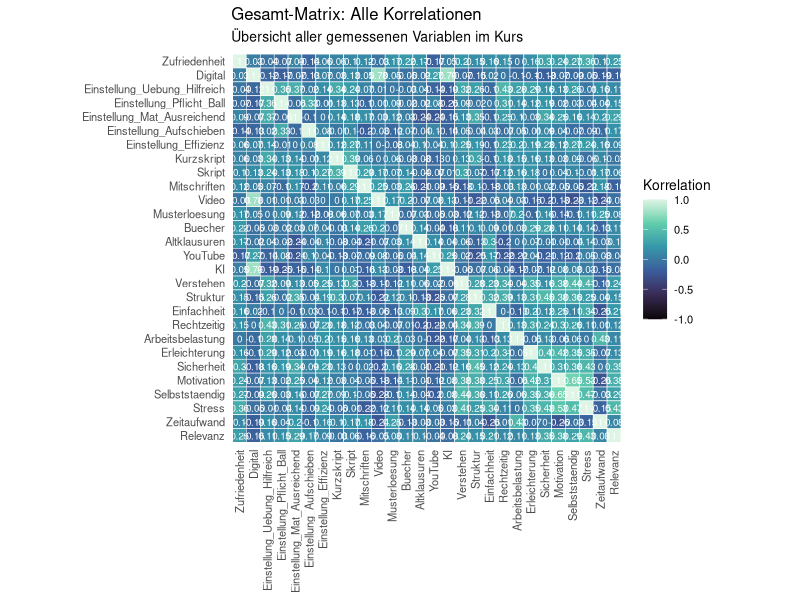
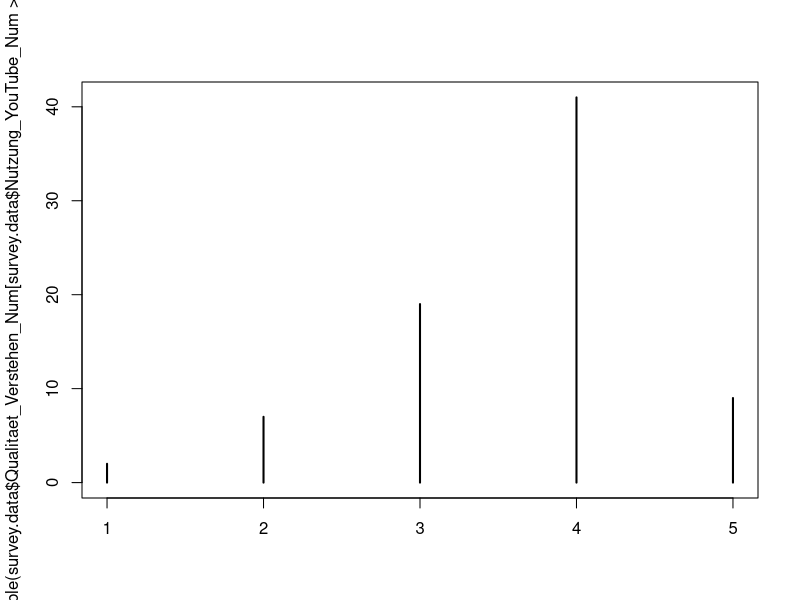

These figures' R source, in order: (Note: this script raises an error after producing the figures.)
# ==============================================================================
# Aufgabe 4: Analyse des LimeSurvey-Datensatzes
# ==============================================================================

# 1. Bibliotheken laden
library(tidyverse)

# 2. Daten einlesen
# source("funktionen.R") # Lädt automatisch auch die Helfer

survey.data <- read.csv("results-survey_cleaned.csv")



# 1. Datenvorbereitung: WIR NEHMEN ALLES
plot.6.data <- survey.data %>%
  # Wähle automatisch JEDE Spalte, die Zahlen enthält
  select(where(is.numeric)) %>%
  select(-Fachsemester) # VERÄNDERUNG
  
  # Optional: Falls du eine ID-Spalte oder einen Index ("X") hast, weg damit:
  # select(-contains("ID"), -any_of("X")) %>% 
  
  # drop_na()

# WICHTIG: Wir speichern die Original-Reihenfolge der Spalten
# (Damit R sie gleich nicht alphabetisch sortiert)
original_order <- names(plot.6.data)

# 2. Korrelation berechnen
plot.6.cor <- plot.6.data %>%
  cor(use = "pairwise.complete.obs") %>%
  as.table() %>%
  as.data.frame()

# 3. Die Reihenfolge erzwingen
# Wir sagen dem Plot: "Benutze genau die Liste 'original_order' zum Sortieren"
plot.6.cor <- plot.6.cor %>%
  mutate(
    Var1 = factor(Var1, levels = original_order),
    # Für die y-Achse drehen wir die Reihenfolge oft um (rev), 
    # damit die Diagonale wie gewohnt von links oben nach rechts unten läuft
    # oder wir lassen es gleich, je nach Geschmack. Hier: Gleich wie CSV.
    Var2 = factor(Var2, levels = rev(original_order)) 
  )

# 4. Der große Heatmap-Plot
ggplot(plot.6.cor, aes(x = Var1, y = Var2, fill = Freq)) +
  geom_tile(color = "white", lwd = 0.2) + # Feine weiße Linien
  
  # Farben: Volles Spektrum von -1 (Rot/Blau) bis +1 (Hell/Gelb)
  scale_fill_viridis_c(option = "mako", direction = 1, limits = c(-1, 1)) +
  
  # <--- HIER: Zahlen hinzufügen
  geom_text(aes(label = round(Freq, 2)), color = "white", size = 2.5) +
  
  # Achsenbeschriftung säubern (wir entfernen _Num etc. für Lesbarkeit)
  scale_x_discrete(labels = function(x) str_remove_all(x, "Nutzung_|Qualitaet_|Effekt_|_Num|_Score|_Rev")) +
  scale_y_discrete(labels = function(x) str_remove_all(x, "Nutzung_|Qualitaet_|Effekt_|_Num|_Score|_Rev")) +
  
  labs(
    title = "Gesamt-Matrix: Alle Korrelationen",
    subtitle = "Übersicht aller gemessenen Variablen im Kurs",
    x = NULL,
    y = NULL,
    fill = "Korrelation"
  ) +
  theme_minimal(base_size = 10) +
  theme(
    # Text auf x-Achse senkrecht stellen, sonst überlappt alles bei vielen Variablen
    axis.text.x = element_text(angle = 90, vjust = 0.5, hjust = 1, size = 8),
    axis.text.y = element_text(size = 8),
    panel.grid = element_blank(),
    legend.position = "right"
  ) +
  coord_fixed() # Quadratische Kacheln





plot(table(survey.data$Qualitaet_Verstehen_Num[survey.data$Nutzung_YouTube_Num >= 2]))

library(tidyverse)

# 1. Wir definieren die Spalten, die uns interessieren
usage_cols <- survey.data %>%
  select(starts_with("Nutzung_") & ends_with("_Num")) %>%
  names()

# 2. Wir berechnen für jedes Material die beiden Korrelationen
# map_dfr iteriert über die Liste und baut direkt einen Dataframe zusammen
efficiency_table <- usage_cols %>%
  map_dfr(function(col_name) {
    
    # Korrelation: Nutzung vs. Zeitaufwand
    r_time <- cor(survey.data[[col_name]], 
                  survey.data$Effekt_Zeitaufwand_Num, 
                  use = "complete.obs") # Wichtig: NAs ignorieren
    
    # Korrelation: Nutzung vs. Verständnis
    r_verst <- cor(survey.data[[col_name]], 
                   survey.data$Qualitaet_Verstehen_Num, 
                   use = "complete.obs")
    
    # Ergebniszeile zurückgeben
    tibble(
      Material = str_remove_all(col_name, "Nutzung_|_Num"), # Namen säubern
      Cor_Zeit = r_time,
      Cor_Verstaendnis = r_verst,
      # Hier berechnen wir direkt deinen "Effizienz-Abstand"
      Effizienz_Delta = r_verst - r_time 
    )
  }) %>%
  # Optional: Nach Effizienz sortieren
  arrange(desc(Effizienz_Delta))

# 3. Ergebnis anzeigen
print(efficiency_table)





# Test (i): Wie hoch ist die Zufriedenheit im Schnitt?
print(calculate_metric_stats(daten, "Zufriedenheit_Score"))

# Test (iv): Sind Informatiker zufriedener als Statistiker?
print(calculate_metric_by_group(daten, "Zufriedenheit_Score", "Fakultaet"), n=21)

# Test (v): Grafik erstellen
# Zusammenhang: Digital Score nach Fakultaet
grafik <- plot_categorical_multivar(daten, "Fakultaet", "Abschluss")
print(grafik)

# Zusammenhang: Zufriedenheit nach Fakultaet
grafik <- plot_categorical_multivar(daten, "Fakultaet", "Zufriedenheit_Score", "Abschluss")
print(grafik)


# Zusammenfassung seltener Studiengänge zu Soonstiges-Kategorie
simplified <- data %>%
  mutate(
    # Fasse alles mit weniger als 5 Nennungen zu "Sonstiges" zusammen
    Fakultaet_Gruppiert = fct_lump_min(Fakultaet, min = 5, other_level = "Sonstiges")
  )

# Kontrolle: Wie sieht die Verteilung jetzt aus?
counts = table(simplified$Fakultaet_Gruppiert)

pie(counts, main = "Verteilung der Fakultäten")

pie(table(data$Abschluss), main = "Verteilung Bachelor/Master")

barplot(table(data$Fachsemester))

simplified <- data %>%
  mutate(
    # Fasse alles mit weniger als 5 Nennungen zu "Sonstiges" zusammen
    Fakultaet_Gruppiert = fct_lump_min(Fakultaet, min = 5, other_level = "Sonstiges")
  )

barplot(table(data$Fachsemester))

#####
# Bibliotheken laden
if(!require(tidyverse)) install.packages("tidyverse")
if(!require(corrplot)) install.packages("corrplot")
if(!require(fastDummies)) install.packages("fastDummies")
library(tidyverse)
library(corrplot)
library(fastDummies)

# 1. Daten laden
df <- read.csv("results-survey_cleaned.csv")

# 2. Daten vorbereiten
# Wir wandeln alles in Zahlen um. 
# WICHTIG: Wir entfernen Spalten, die nur einen einzigen Wert haben (Varianz = 0),
# da diese zu Fehlern in der Korrelation führen.
df_numeric <- df %>%
  dummy_cols(select_columns = c("Fakultaet", "Abschluss"), 
             remove_first_dummy = FALSE, 
             remove_selected_columns = TRUE) %>%
  select_if(is.numeric) %>%
  select(where(~ var(., na.rm = TRUE) > 0)) # Entfernt Spalten ohne Variation (Konstante)

# 3. Korrelationsmatrix berechnen
cor_matrix <- cor(df_numeric, use = "pairwise.complete.obs")

# 4. FEHLERBEHEBUNG: NAs durch 0 ersetzen
# Das ist der entscheidende Schritt, der Ihren Fehler verhindert.
# Wenn eine Korrelation nicht berechnet werden konnte, setzen wir sie auf 0 (kein Zusammenhang).
cor_matrix[is.na(cor_matrix)] <- 0

# 5. Filtern: Nur relevante Variablen behalten
threshold <- 0.4
# Diagonale temporär auf 0 setzen, damit sie nicht als "starke Korrelation" zählt
diag_backup <- diag(cor_matrix)
diag(cor_matrix) <- 0

# Finde Zeilen, die mindestens eine Korrelation > 0.4 haben
# na.rm = TRUE sorgt dafür, dass evtl. verbliebene Fehler ignoriert werden
relevant_indices <- apply(abs(cor_matrix), 1, max, na.rm = TRUE) > threshold

# Matrix reduzieren
cor_matrix_filtered <- cor_matrix[relevant_indices, relevant_indices]

# Diagonale wiederherstellen (auf 1 setzen)
diag(cor_matrix_filtered) <- 1

# 6. Plotten
# Falls nach dem Filtern nichts übrig bleibt, geben wir eine Warnung aus
if(nrow(cor_matrix_filtered) > 1) {
  corrplot(cor_matrix_filtered, 
           method = "color", 
           type = "upper", 
           order = "hclust", 
           addCoef.col = "black", 
           tl.col = "black", 
           tl.cex = 0.6, 
           number.cex = 0.5, 
           title = "Relevante Korrelationen (> 0.4)", 
           mar = c(0,0,2,0))
} else {
  print("Keine starken Korrelationen über dem Schwellenwert gefunden.")
}
